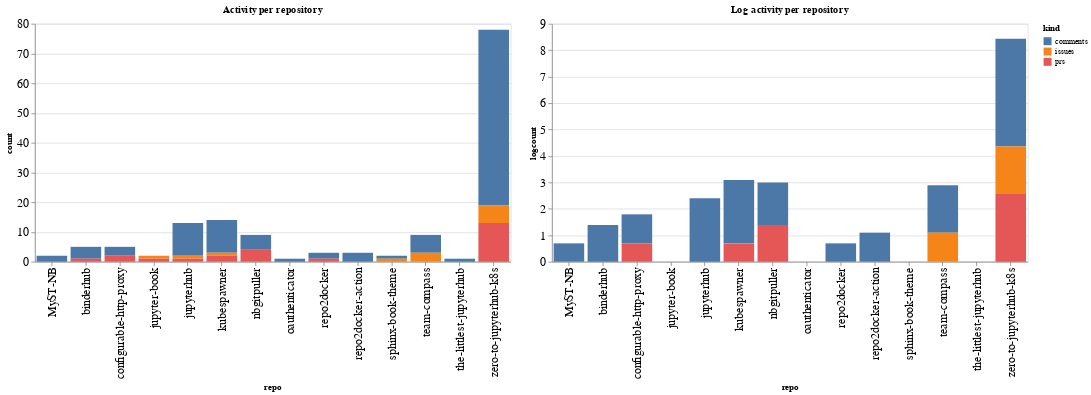

Write notebook code for a chart like this one.
### Code cell
ch1 = alt.Chart(repo_summaries, width=600, title="Activity per repository").mark_bar().encode(
    x='repo',
    y='count',
    color='kind',
    tooltip="kind"
)

ch2 = alt.Chart(repo_summaries, width=600, title="Log activity per repository").mark_bar().encode(
    x='repo',
    y='logcount',
    color='kind',
    tooltip="kind"
)

ch1 | ch2

### Figure 1 — Vega-Lite specification as saved in the notebook (floating-point values rounded to 4 significant figures)
{"config": {"axisLeft": {"labelFontSize": 15}, "axisBottom": {"labelFontSize": 15}}, "hconcat": [{"mark": "bar", "encoding": {"color": {"type": "nominal", "field": "kind"}, "tooltip": {"type": "nominal", "field": "kind"}, "x": {"type": "nominal", "field": "repo"}, "y": {"type": "quantitative", "field": "count"}}, "title": "Activity per repository", "width": 600}, {"mark": "bar", "encoding": {"color": {"type": "nominal", "field": "kind"}, "tooltip": {"type": "nominal", "field": "kind"}, "x": {"type": "nominal", "field": "repo"}, "y": {"type": "quantitative", "field": "logcount"}}, "title": "Log activity per repository", "width": 600}], "data": {"name": "data-b36e5bcf2f0ce960c9d15bbcd1e7cc7b"}, "$schema": "https://vega.github.io/schema/vega-lite/v4.8.1.json", "datasets": {"data-b36e5bcf2f0ce960c9d15bbcd1e7cc7b": [{"repo": "MyST-NB", "kind": "comments", "count": 2, "logcount": 0.6931}, {"repo": "binderhub", "kind": "comments", "count": 4, "logcount": 1.386}, {"repo": "binderhub", "kind": "prs", "count": 1, "logcount": 0.0}, {"repo": "configurable-http-proxy", "kind": "comments", "count": 3, "logcount": 1.099}, {"repo": "configurable-http-proxy", "kind": "prs", "count": 2, "logcount": 0.6931}, {"repo": "jupyter-book", "kind": "issues", "count": 1, "logcount": 0.0}, {"repo": "jupyter-book", "kind": "prs", "count": 1, "logcount": 0.0}, {"repo": "jupyterhub", "kind": "comments", "count": 11, "logcount": 2.398}, {"repo": "jupyterhub", "kind": "issues", "count": 1, "logcount": 0.0}, {"repo": "jupyterhub", "kind": "prs", "count": 1, "logcount": 0.0}, {"repo": "kubespawner", "kind": "comments", "count": 11, "logcount": 2.398}, {"repo": "kubespawner", "kind": "issues", "count": 1, "logcount": 0.0}, {"repo": "kubespawner", "kind": "prs", "count": 2, "logcount": 0.6931}, {"repo": "nbgitpuller", "kind": "comments", "count": 5, "logcount": 1.609}, {"repo": "nbgitpuller", "kind": "prs", "count": 4, "logcount": 1.386}, {"repo": "oauthenticator", "kind": "comments", "count": 1, "logcount": 0.0}, {"repo": "repo2docker", "kind": "comments", "count": 2, "logcount": 0.6931}, {"repo": "repo2docker", "kind": "prs", "count": 1, "logcount": 0.0}, {"repo": "repo2docker-action", "kind": "comments", "count": 3, "logcount": 1.099}, {"repo": "sphinx-book-theme", "kind": "comments", "count": 1, "logcount": 0.0}, {"repo": "sphinx-book-theme", "kind": "issues", "count": 1, "logcount": 0.0}, {"repo": "team-compass", "kind": "comments", "count": 6, "logcount": 1.792}, {"repo": "team-compass", "kind": "issues", "count": 3, "logcount": 1.099}, {"repo": "the-littlest-jupyterhub", "kind": "comments", "count": 1, "logcount": 0.0}, {"repo": "zero-to-jupyterhub-k8s", "kind": "comments", "count": 59, "logcount": 4.078}, {"repo": "zero-to-jupyterhub-k8s", "kind": "issues", "count": 6, "logcount": 1.792}, {"repo": "zero-to-jupyterhub-k8s", "kind": "prs", "count": 13, "logcount": 2.565}]}}
